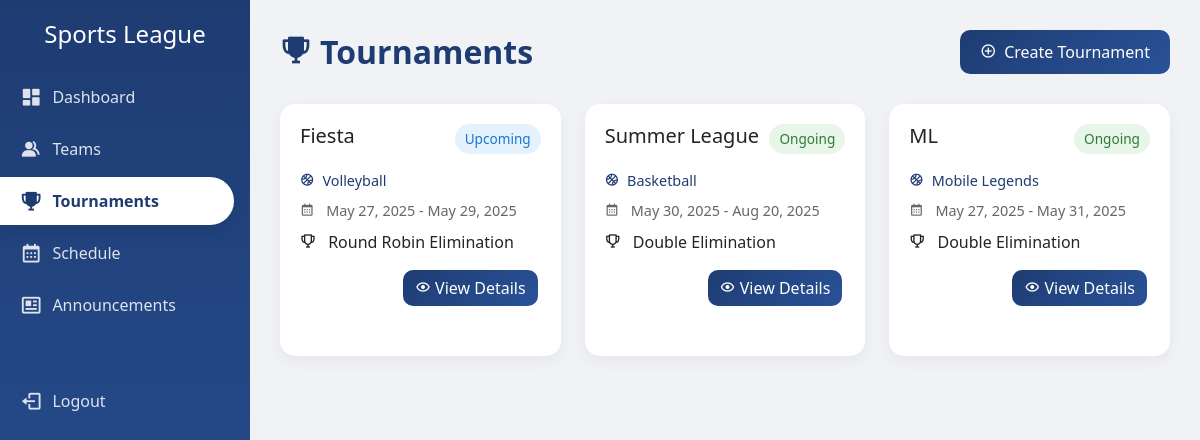
Screenshot of /tournaments.php (signed in) with the database file from the repository.
### tables this page shows
CREATE TABLE `tournaments` (
  `id` int(11) NOT NULL,
  `tournament_name` varchar(100) NOT NULL,
  `sport_id` int(11) NOT NULL,
  `start_date` date DEFAULT NULL,
  `end_date` date DEFAULT NULL,
  `elimination_type` enum('single','double','round_robin') NOT NULL,
  `status` enum('upcoming','ongoing','completed') DEFAULT 'upcoming',
  `created_at` timestamp NOT NULL DEFAULT current_timestamp()
);

CREATE TABLE `sports` (
  `id` int(11) NOT NULL,
  `sport_name` varchar(100) NOT NULL,
  `score_type` enum('points','binary') NOT NULL,
  `created_at` timestamp NOT NULL DEFAULT current_timestamp()
);

### tournaments.php (the view, shortened to what this page needs)
<?php
require_once "config/database.php";
?>
<!DOCTYPE html>
<html lang="en">
<head>
    <link href="https://cdn.jsdelivr.net/npm/bootstrap@5.3.0/dist/css/bootstrap.min.css" rel="stylesheet">
    <link href="https://cdn.jsdelivr.net/npm/boxicons@2.0.7/css/boxicons.min.css" rel="stylesheet">
</head>
<body>
    <div class="sidebar">
        <h4 class="text-white text-center mb-4">Sports League</h4>
        <a href="dashboard.php"><i class='bx bxs-dashboard'></i> Dashboard</a>
        <a href="teams.php"><i class='bx bxs-group'></i> Teams</a>
        <a href="tournaments.php" class="active"><i class='bx bxs-trophy'></i> Tournaments</a>
        <a href="schedule.php"><i class='bx bx-calendar'></i> Schedule</a>
        <a href="announcements.php"><i class='bx bx-news'></i> Announcements</a>
        <a href="logout.php" class="mt-5"><i class='bx bx-log-out'></i> Logout</a>
    </div>
    <div class="main-content">
        <div class="page-header">
            <h2><i class='bx bxs-trophy me-2'></i>Tournaments</h2>
            <a href="tournaments.php?action=add" class="btn btn-primary">
                <i class='bx bx-plus-circle me-2'></i>Create Tournament
            </a>
        </div>
        <div class="row">
            <?php
            $result = mysqli_query($conn, "SELECT t.*, s.sport_name FROM tournaments t JOIN sports s ON t.sport_id = s.id ORDER BY created_at DESC");
            while($row = mysqli_fetch_assoc($result)) {
                $status_class = '';
                switch($row['status']) {
                    case 'upcoming':
                        $status_class = 'status-upcoming';
                        break;
                    case 'ongoing':
                        $status_class = 'status-ongoing';
                        break;
                }
                ?>
                <div class="col-md-4 mb-4">
                    <div class="card tournament-card">
                        <div class="card-body">
                            <div class="d-flex justify-content-between align-items-start mb-3">
                                <h5 class="card-title mb-0"><?php echo htmlspecialchars($row['tournament_name']); ?></h5>
                                <span class="tournament-status <?php echo $status_class; ?>">
                                    <?php echo ucfirst($row['status']); ?>
                                </span>
                            </div>
                            <p class="tournament-type mb-2">
                                <i class='bx bx-basketball me-2'></i><?php echo htmlspecialchars($row['sport_name']); ?>
                            </p>
                            <p class="tournament-date mb-2">
                                <i class='bx bx-calendar me-2'></i>
                                <?php
                                echo date('M d, Y', strtotime($row['start_date']));
                                if($row['end_date']) {
                                    echo ' - ' . date('M d, Y', strtotime($row['end_date']));
                                }
                                ?>
                            </p>
                            <p class="mb-3">
                                <i class='bx bx-trophy me-2'></i>
                                <?php echo ucwords(str_replace('_', ' ', $row['elimination_type'])); ?> Elimination
                            </p>
                            <div class="d-flex justify-content-end tournament-actions">
                                <a href="tournament_details.php?id=<?php echo $row['id']; ?>" class="btn btn-primary">
                                    <i class='bx bx-show'></i> View Details
                                </a>
                            </div>
                        </div>
                    </div>
                </div>
            <?php } ?>
        </div>
    </div>
</body>
</html>

### tournaments.php (style rules this page uses)
body { background: #f0f2f5; font-family: 'Segoe UI', Tahoma, Geneva, Verdana, sans-serif; }
.sidebar { height: 100vh; background: linear-gradient(180deg, #1e3c72 0%, #2a5298 100%); padding-top: 20px; position: fixed; left: 0; top: 0; width: 250px; z-index: 1000; transition: all 0.3s ease; }
.sidebar a { color: rgba(255, 255, 255, 0.85); text-decoration: none; padding: 12px 20px; display: flex; align-items: center; transition: all 0.3s ease; border-radius: 0 50px 50px 0; margin: 4px 0; margin-right: 16px; }
.sidebar a.active { background: #fff; color: #1e3c72; font-weight: 600; box-shadow: 0 5px 15px rgba(0, 0, 0, 0.1); }
.sidebar a i { margin-right: 10px; font-size: 1.4rem; }
.main-content { margin-left: 250px; padding: 30px; min-height: 100vh; }
.card { border: none; border-radius: 15px; box-shadow: 0 5px 15px rgba(0, 0, 0, 0.05); transition: all 0.3s ease; overflow: hidden; margin-bottom: 30px; }
.btn { padding: 10px 20px; border-radius: 10px; font-weight: 500; transition: all 0.3s ease; }
.btn-primary { background: linear-gradient(135deg, #1e3c72, #2a5298); border: none; }
.tournament-actions .btn { padding: 6px 12px; margin: 0 3px; }
.page-header { margin-bottom: 30px; display: flex; justify-content: space-between; align-items: center; }
.page-header h2 { margin: 0; color: #1e3c72; font-weight: 600; }
.tournament-card { height: 100%; }
.tournament-card .card-body { padding: 20px; }
.tournament-status { padding: 5px 10px; border-radius: 50px; font-size: 0.85rem; font-weight: 500; }
.status-upcoming { background: #e3f2fd; color: #1976d2; }
.status-ongoing { background: #e8f5e9; color: #2e7d32; }
.tournament-date { font-size: 0.9rem; color: #666; }
.tournament-type { font-size: 0.9rem; color: #1e3c72; font-weight: 500; }

### rows the page displays
tournaments: tournament_name "Fiesta", status "Upcoming", sport.sport_name "Volleyball", start_date "May 27, 2025", end_date "May 29, 2025", elimination_type "Round Robin"
tournaments: tournament_name "Summer League", status "Ongoing", sport.sport_name "Basketball", start_date "May 30, 2025", end_date "Aug 20, 2025", elimination_type "Double"
tournaments: tournament_name "ML", status "Ongoing", sport.sport_name "Mobile Legends", start_date "May 27, 2025", end_date "May 31, 2025", elimination_type "Double"
